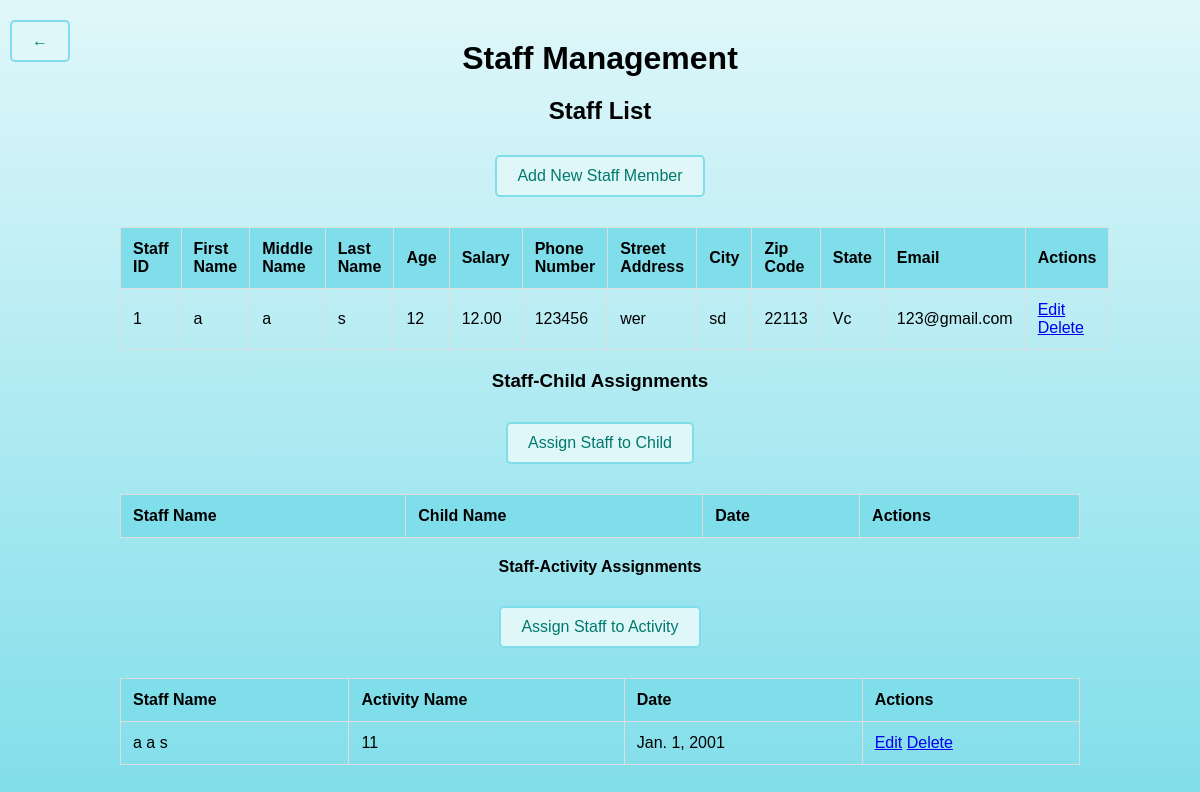
The app's page /myapp/staff/, older data.
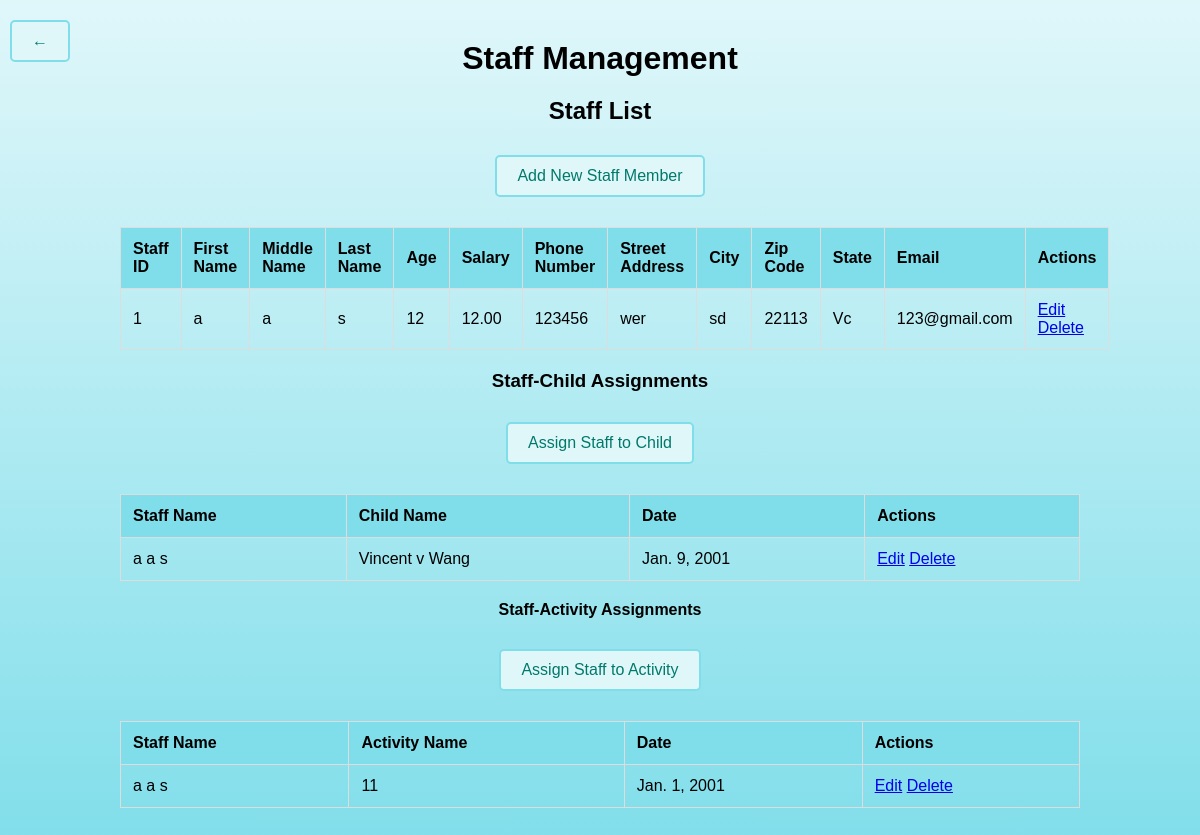
The same page, newer data.
### myapp/models.py (models this page shows, shortened)
class Staff(models.Model):
    first_name = models.CharField(max_length=30)
    middle_name = models.CharField(max_length=30, blank=True, null=True)
    last_name = models.CharField(max_length=30)
    age = models.IntegerField()
    salary = models.DecimalField(max_digits=10, decimal_places=2)
    phone_number = models.CharField(max_length=15)
    street_address = models.CharField(max_length=100)
    city = models.CharField(max_length=50)
    zip_code = models.CharField(max_length=10)
    state = models.CharField(max_length=20)
    email = models.EmailField()

class StaffActivityAssignment(models.Model):
    staff = models.ForeignKey(Staff, on_delete=models.CASCADE)
    activity = models.ForeignKey(Activity, on_delete=models.CASCADE)
    date = models.DateField()

class Activity(models.Model):
    activity_name = models.CharField(max_length=50)
    duration = models.DurationField()
    cost = models.DecimalField(max_digits=10, decimal_places=2)
    age_group = models.CharField(max_length=20)
    description = models.TextField()

class StaffChildAssignment(models.Model):
    staff = models.ForeignKey(Staff, on_delete=models.CASCADE)
    child = models.ForeignKey(Child, on_delete=models.CASCADE)
    date = models.DateField()

class Child(models.Model):
    first_name = models.CharField(max_length=100)
    middle_name = models.CharField(max_length=100, blank=True, null=True)
    last_name = models.CharField(max_length=100)
    age = models.IntegerField()
    date_of_birth = models.DateField()
    average_cost = models.DecimalField(max_digits=10, decimal_places=2)

### myapp/views.py (the view)
# urls.py: path('staff/', views.staff_list, name='staff_list'),
def staff_list(request):
    staffs = Staff.objects.all()
    staff_child_assignments = StaffChildAssignment.objects.all()
    staff_activity_assignments = StaffActivityAssignment.objects.all()
    return render(request, 'staff_list.html', {
        'staffs': staffs,
        'staff_child_assignments': staff_child_assignments,
        'staff_activity_assignments': staff_activity_assignments
    })

### myapp/templates/staff_list.html (shortened to what this page needs)
<!DOCTYPE html>
<html lang="en">
<head>
</head>
<body>
    <div class="back-button">
        <a href="{% url 'home' %}" class="button">&larr;</a>
    </div>
    <div class="container">
        <h1>Staff Management</h1>
        <h2>Staff List</h2>
        <a href="{% url 'staff_add' %}" class="button">Add New Staff Member</a>
        <table>
            <thead>
                <tr>
                    <th>Staff ID</th>
                    <th>First Name</th>
                    <th>Middle Name</th>
                    <th>Last Name</th>
                    <th>Age</th>
                    <th>Salary</th>
                    <th>Phone Number</th>
                    <th>Street Address</th>
                    <th>City</th>
                    <th>Zip Code</th>
                    <th>State</th>
                    <th>Email</th>
                    <th>Actions</th>
                </tr>
            </thead>
            <tbody>
                {% for staff in staffs %}
                <tr>
                    <td>{{ staff.id }}</td>
                    <td>{{ staff.first_name }}</td>
                    <td>{{ staff.middle_name }}</td>
                    <td>{{ staff.last_name }}</td>
                    <td>{{ staff.age }}</td>
                    <td>{{ staff.salary }}</td>
                    <td>{{ staff.phone_number }}</td>
                    <td>{{ staff.street_address }}</td>
                    <td>{{ staff.city }}</td>
                    <td>{{ staff.zip_code }}</td>
                    <td>{{ staff.state }}</td>
                    <td>{{ staff.email }}</td>
                    <td>
                        <a href="{% url 'staff_edit' staff.pk %}">Edit</a>
                        <a href="{% url 'staff_delete' staff.pk %}">Delete</a>
                    </td>
                </tr>
                {% endfor %}
            </tbody>
        </table>
        <h3>Staff-Child Assignments</h3>
        <a href="{% url 'assign_staff_child' %}" class="button">Assign Staff to Child</a>
        <table>
            <thead>
                <tr>
                    <th>Staff Name</th>
                    <th>Child Name</th>
                    <th>Date</th>
                    <th>Actions</th>
                </tr>
            </thead>
            <tbody>
                {% for assignment in staff_child_assignments %}
                <tr>
                    <td>{{ assignment.staff.first_name }} {{ assignment.staff.middle_name }} {{ assignment.staff.last_name }}</td>
                    <td>{{ assignment.child.first_name }} {{ assignment.child.middle_name }} {{ assignment.child.last_name }}</td>
                    <td>{{ assignment.date }}</td>
                    <td>
                        <a href="{% url 'edit_staff_child_assignment' assignment.id %}">Edit</a>
                        <a href="{% url 'delete_staff_child_assignment' assignment.id %}">Delete</a>
                    </td>
                </tr>
                {% endfor %}
            </tbody>
        </table>
        <h4>Staff-Activity Assignments</h4>
        <a href="{% url 'assign_staff_activity' %}" class="button">Assign Staff to Activity</a>
        <table>
            <thead>
                <tr>
                    <th>Staff Name</th>
                    <th>Activity Name</th>
                    <th>Date</th>
                    <th>Actions</th>
                </tr>
            </thead>
            <tbody>
                {% for assignment in staff_activity_assignments %}
                <tr>
                    <td>{{ assignment.staff.first_name }} {{ assignment.staff.middle_name }} {{ assignment.staff.last_name }}</td>
                    <td>{{ assignment.activity.activity_name }}</td>
                    <td>{{ assignment.date }}</td>
                    <td>
                        <a href="{% url 'edit_staff_activity_assignment' assignment.id %}">Edit</a>
                        <a href="{% url 'delete_staff_activity_assignment' assignment.id %}">Delete</a>
                    </td>
                </tr>
                {% endfor %}
            </tbody>
        </table>
    </div>
</body>
</html>

Row changes from the older to the newer data that the page shows:
added StaffChildAssignment: staff.first_name "a", staff.middle_name "a", staff.last_name "s", child.first_name "Vincent", child.middle_name "v", child.last_name "Wang", date "Jan. 9, 2001"
